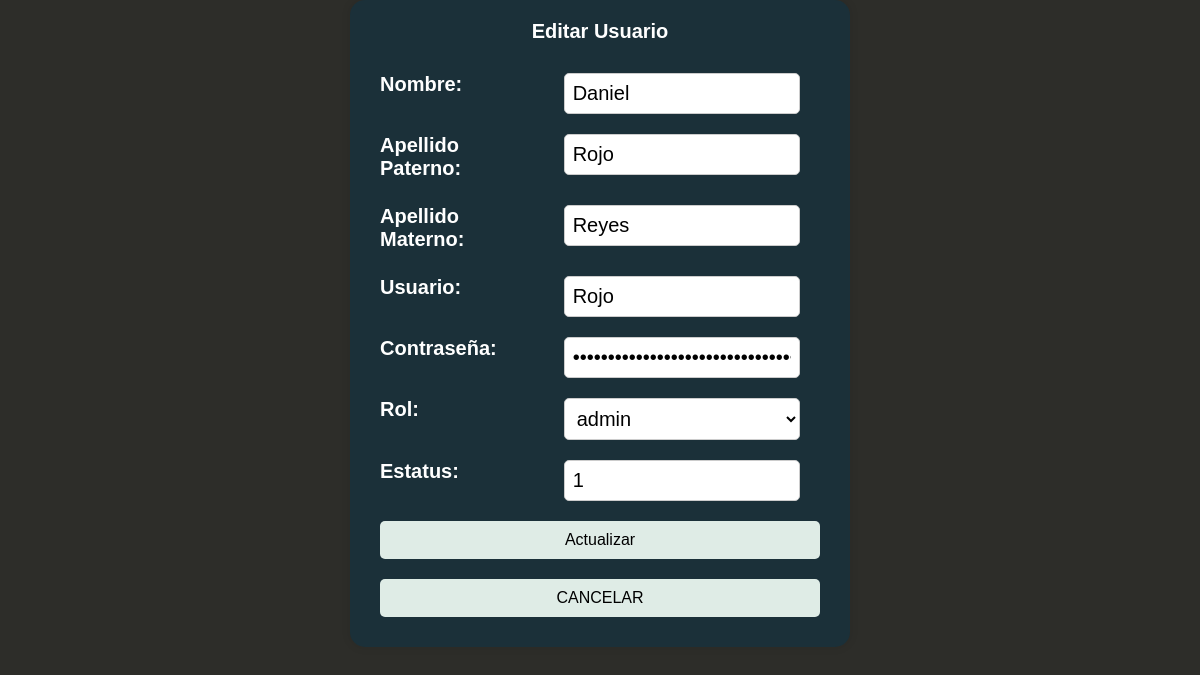
The page /modificar-Usuario.php?id=3 on the database its author committed.
### tables this page shows
CREATE TABLE `usuario` (
  `idUsuario` int(20) NOT NULL,
  `Nombre` varchar(50) NOT NULL,
  `ApellidoP` varchar(50) NOT NULL,
  `ApellidoM` varchar(50) NOT NULL,
  `Usuario` varchar(100) NOT NULL,
  `Clave` varchar(40) NOT NULL,
  `idrol` int(3) NOT NULL,
  `estatus` int(1) NOT NULL DEFAULT 1
);

### modificar-Usuario.php (the view, shortened to what this page needs)
<!DOCTYPE html>
<html lang="en">
<head>
    <link rel="stylesheet" href="estilos/Rusuario1.css">
</head>
<body>
<div class="contenedor">
    <h1>Editar Usuario</h1>
    <?php
require("conexion/conexion.php");
$idProd = $_GET['id'];
$consulta = "SELECT * FROM usuario WHERE idUsuario='$idProd'";
$Presentacion = mysqli_query($conexion, $consulta);
$regPreod = mysqli_fetch_array($Presentacion);
?>
<form action="actualizar-usuario.php" method="post">
    <table>
        <tr>
            <td><label>Nombre:</label></td>
            <td><input type="text" name="txtNombre" required value="<?php echo $regPreod[1] ?>"></td>
        </tr>
        <tr>
            <td><label>Apellido Paterno:</label></td>
            <td><input type="text" name="txtApe1" required value="<?php echo $regPreod[2] ?>"></td>
        </tr>
        <tr>
            <td><label>Apellido Materno:</label></td>
            <td><input type="text" name="txtApe2" required value="<?php echo $regPreod[3] ?>"></td>
        </tr>
        <tr>
            <td><label>Usuario:</label></td>
            <td><input type="text" name="txtUser" required value="<?php echo $regPreod[4] ?>"></td>
        </tr>
        <tr>
            <td><label>Contraseña:</label></td>
            <td><input type="password" name="txtpass" required value="<?php echo $regPreod[5] ?>"></td>
        </tr>
        <tr>
            <td><label>Rol:</label></td>
            <td>
            <select name="selectrol" required>
                        <?php
                        include("conexion/conexion.php");
                        $sql = "SELECT * FROM rol";
                        $resultado = mysqli_query($conexion, $sql);
                        while ($mosCategoria = mysqli_fetch_array($resultado)) {
                            $selected = ($mosCategoria[0] == $regPreod[6]) ? "selected" : "";
                            echo '<option value="' . $mosCategoria[0] . '" ' . $selected . '>' . $mosCategoria['rol'] . '</option>';
                        }
                        ?>
                    </select>
            </td>
        </tr>
        <tr>
            <td><label>Estatus:</label></td>
            <td><input type="text" name="txtEstatus" required value="<?php echo $regPreod[7] ?>"></td>
        </tr>
        <tr>
            <td colspan="2">
                <button type="submit">Actualizar</button>
            </td>
        </tr>
        <tr>
            <td colspan="2">
            <a href="consultar-Usuario.php"><button type="button">CANCELAR</button></a>
            </td>
        </tr>
    </table>
</form>
</div>
</body>
</html>

### estilos/Rusuario1.css (style rules this page uses)
* { box-sizing: border-box; margin: 0; padding: 0; font-family: 'Nunito', sans-serif; font-size: 20px; }
body { background-color: #2D2D29; min-width: 400px; }
.contenedor { background-color: #1b3039; margin: auto; padding: 20px; width: 500px; border-radius: 15px; box-shadow: 0 0 10px rgba(0, 0, 0, 0.1); }
h1 { text-align: center; margin-bottom: 20px; font-family: Arial, sans-serif; color: white; }
form { width: 100%; }
table { width: 100%; border-collapse: collapse; }
td { padding: 10px; vertical-align: top; }
label { display: inline-block; margin-bottom: 5px; font-weight: bold; color: white; }
input[type="text"], input[type="password"], select { width: calc(100% - 20px); padding: 8px; border: 1px solid #ccc; border-radius: 5px; background-color: #fff; box-sizing: border-box; }
button { width: 100%; padding: 10px; border: none; border-radius: 5px; background-color: #DFECE6; color: black; font-size: 16px; cursor: pointer; }

### rows shown on the page
usuario: txtNombre "Daniel", txtApe1 "Rojo", txtApe2 "Reyes", txtUser "Rojo", txtEstatus "1"

### other values the page prints
form field selectrol "admin"
